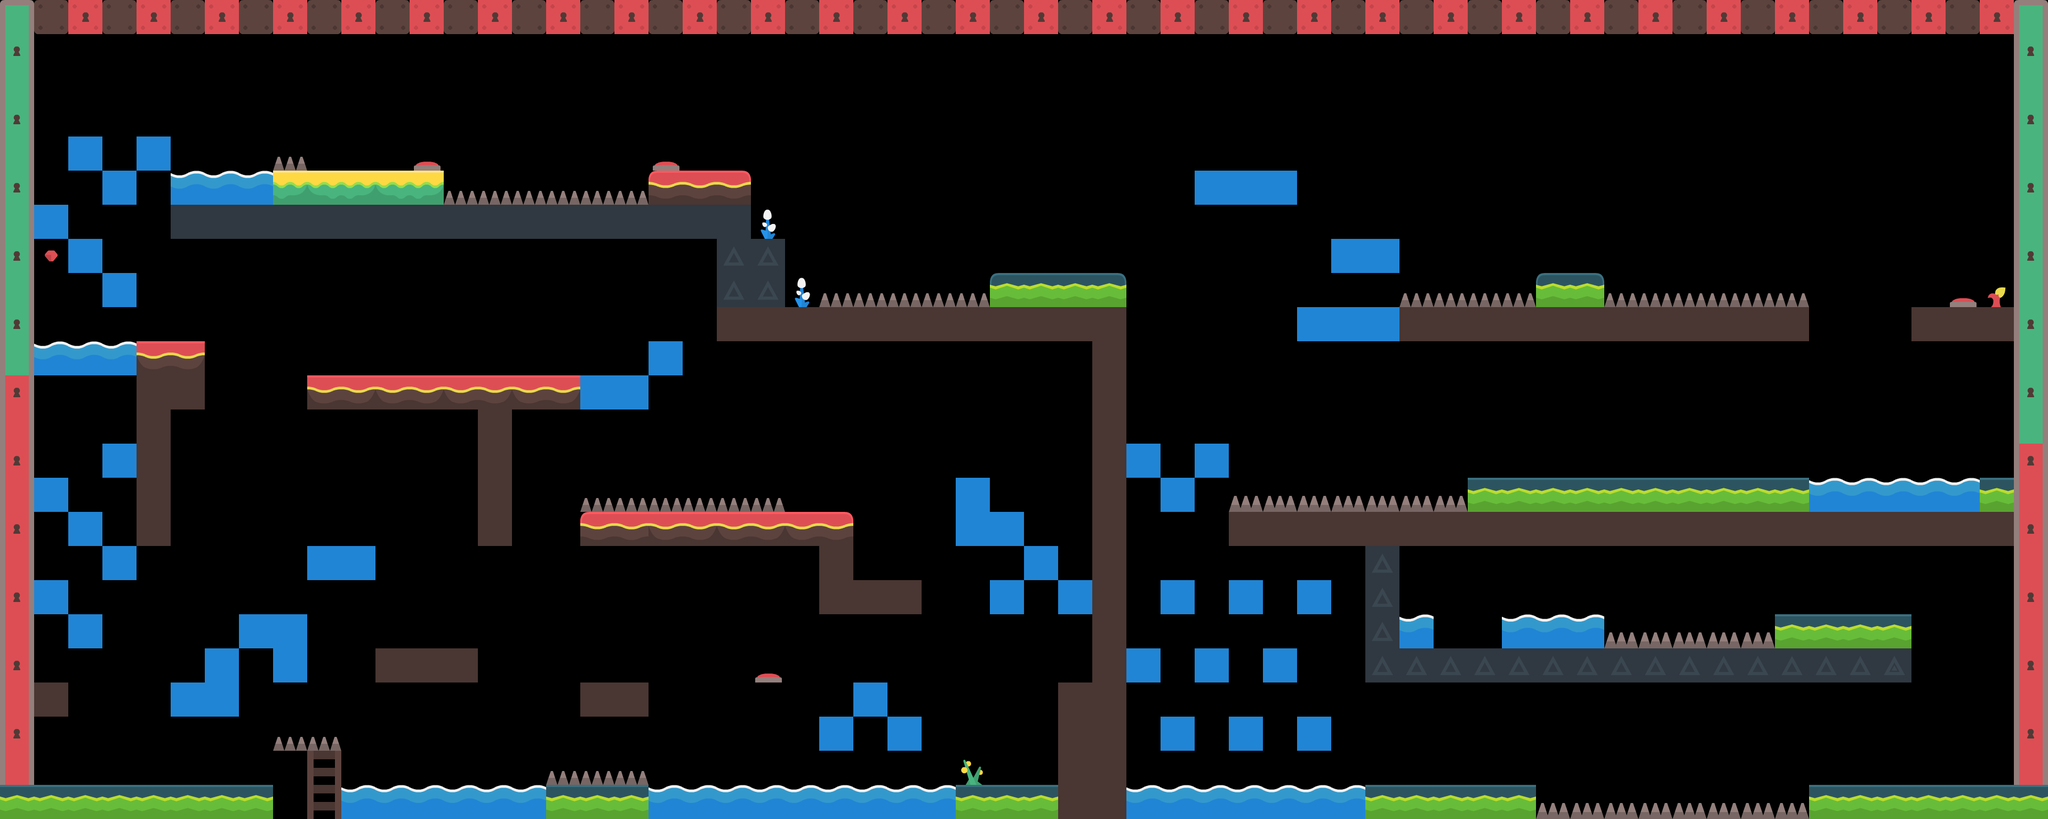

Rendered tile map (Tiled .tmx) drawn with the repository's tilesets; below, a short description and the map source with its tile grids summarised:
An orthogonal 60x24 tile map with 64x64 px tiles, 1 tile layer (layer1), 3 tilesets and 227 objects (64x b, 50x f, 34x a, 28x c, 20x d, ...).

<map version="1.0" orientation="orthogonal" renderorder="right-down" width="60" height="24" tilewidth="64" tileheight="64">
 <tileset firstgid="1" name="tilesheet_complete" tilewidth="64" tileheight="64">
  <image source="Abstract/Tilesheet/tilesheet_complete.png" width="1408" height="768" />
 </tileset>
 <tileset firstgid="265" name="fluidBrown" tilewidth="64" tileheight="64">
  <image source="Abstract/PNG/Other/fluidBrown.png" width="64" height="64" />
 </tileset>
 <tileset firstgid="266" name="fluidBrown" tilewidth="64" tileheight="64">
  <image source="Abstract/PNG/Other/fluidBrown.png" width="64" height="64" />
 </tileset>
 <layer name="layer1" width="60" height="24">
  <data>[1440 cells, 458 non-empty, 31 distinct tile ids]</data>
 </layer>
 <objectgroup name="objects layer">
  <object name="rigid" type="b" x="0" y="0" width="64" height="1472">
   <properties>
    <property name="bord" value="1" />
   </properties>
  </object>
  <object name="rigid" type="b" x="64" y="0" width="3712" height="64">
   <properties>
    <property name="bord" value="1" />
   </properties>
  </object>
  <object name="rigid" type="b" x="3776" y="0" width="64" height="1472">
   <properties>
    <property name="bord" value="1" />
   </properties>
  </object>
  <object name="rigid" type="a" x="0" y="1472" width="512" height="64">
   <properties>
    <property name="bord" value="1" />
   </properties>
  </object>
  <object name="rigid" type="a" x="64" y="1280" width="64" height="64">
   <properties>
    <property name="bord" value="1" />
   </properties>
  </object>
  <object name="rigid" type="a" x="256" y="640" width="128" height="128">
   <properties>
    <property name="bord" value="1" />
   </properties>
  </object>
  <object name="rigid" type="a" x="256" y="768" width="64" height="256">
   <properties>
    <property name="bord" value="1" />
   </properties>
  </object>
  <object name="rigid" type="a" x="320" y="384" width="1088" height="64">
   <properties>
    <property name="bord" value="1" />
   </properties>
  </object>
  <object name="rigid" type="a" x="512" y="320" width="320" height="64">
   <properties>
    <property name="bord" value="1" />
   </properties>
  </object>
  <object name="rigid" type="a" x="1216" y="320" width="192" height="64">
   <properties>
    <property name="bord" value="1" />
   </properties>
  </object>
  <object name="rigid" type="a" x="1344" y="448" width="128" height="128">
   <properties>
    <property name="bord" value="1" />
   </properties>
  </object>
  <object name="rigid" type="a" x="576" y="704" width="512" height="64">
   <properties>
    <property name="bord" value="1" />
   </properties>
  </object>
  <object name="rigid" type="a" x="896" y="768" width="64" height="256">
   <properties>
    <property name="bord" value="1" />
   </properties>
  </object>
  <object name="rigid" type="a" x="704" y="1216" width="192" height="64">
   <properties>
    <property name="bord" value="1" />
   </properties>
  </object>
  <object name="rigid" type="a" x="1088" y="960" width="512" height="64">
   <properties>
    <property name="bord" value="1" />
   </properties>
  </object>
  <object name="rigid" type="a" x="1088" y="1280" width="128" height="64">
   <properties>
    <property name="bord" value="1" />
   </properties>
  </object>
  <object name="rigid" type="a" x="1024" y="1472" width="192" height="64">
   <properties>
    <property name="bord" value="1" />
   </properties>
  </object>
  <object name="rigid" type="a" x="1536" y="1024" width="64" height="64">
   <properties>
    <property name="bord" value="1" />
   </properties>
  </object>
  <object name="rigid" type="a" x="1536" y="1088" width="192" height="64">
   <properties>
    <property name="bord" value="1" />
   </properties>
  </object>
  <object name="rigid" type="a" x="1344" y="576" width="768" height="64">
   <properties>
    <property name="bord" value="1" />
   </properties>
  </object>
  <object name="rigid" type="a" x="2048" y="640" width="64" height="576">
   <properties>
    <property name="bord" value="1" />
   </properties>
  </object>
  <object name="rigid" type="a" x="1984" y="1280" width="64" height="252">
   <properties>
    <property name="bord" value="1" />
   </properties>
  </object>
  <object name="rigid" type="a" x="1792" y="1472" width="192" height="64">
   <properties>
    <property name="bord" value="1" />
   </properties>
  </object>
  <object name="rigid" type="a" x="576" y="1408" width="64" height="128">
   <properties>
    <property name="bord" value="1" />
   </properties>
  </object>
  <object name="rigid" type="a" x="1856" y="512" width="256" height="64">
   <properties>
    <property name="bord" value="1" />
   </properties>
  </object>
  <object name="rigid" type="a" x="2624" y="576" width="768" height="64">
   <properties>
    <property name="bord" value="1" />
   </properties>
  </object>
  <object name="rigid" type="a" x="2880" y="512" width="128" height="64">
   <properties>
    <property name="bord" value="1" />
   </properties>
  </object>
  <object name="crak" type="b" gid="216" x="64" y="832" width="64" height="64">
   <properties>
    <property name="breaker" value="2" />
   </properties>
  </object>
  <object name="crak" type="b" gid="216" x="128" y="832" width="64" height="64">
   <properties>
    <property name="breaker" value="2" />
   </properties>
  </object>
  <object name="crak" type="b" gid="216" x="384" y="769" width="64" height="64">
   <properties>
    <property name="breaker" value="2" />
   </properties>
  </object>
  <object name="crak" type="b" gid="216" x="448" y="769" width="64" height="64">
   <properties>
    <property name="breaker" value="2" />
   </properties>
  </object>
  <object name="crak" type="b" gid="216" x="512" y="769" width="64" height="64">
   <properties>
    <property name="breaker" value="2" />
   </properties>
  </object>
  <object name="crak" type="b" gid="216" x="704" y="1216" width="64" height="64">
   <properties>
    <property name="breaker" value="2" />
   </properties>
  </object>
  <object name="crak" type="b" gid="216" x="768" y="1216" width="64" height="64">
   <properties>
    <property name="breaker" value="2" />
   </properties>
  </object>
  <object name="crak" type="b" gid="216" x="832" y="1216" width="64" height="64">
   <properties>
    <property name="breaker" value="2" />
   </properties>
  </object>
  <object name="crak" type="b" gid="216" x="1024" y="1408" width="64" height="64">
   <properties>
    <property name="breaker" value="2" />
   </properties>
  </object>
  <object name="crak" type="b" gid="216" x="960" y="1408" width="64" height="64">
   <properties>
    <property name="breaker" value="2" />
   </properties>
  </object>
  <object name="crak" type="b" gid="216" x="896" y="1408" width="64" height="64">
   <properties>
    <property name="breaker" value="2" />
   </properties>
  </object>
  <object name="crak" type="b" gid="216" x="320" y="256" width="64" height="64">
   <properties>
    <property name="breaker" value="2" />
   </properties>
  </object>
  <object name="crak" type="b" gid="216" x="384" y="256" width="64" height="64">
   <properties>
    <property name="breaker" value="2" />
   </properties>
  </object>
  <object name="crak" type="b" gid="216" x="448" y="256" width="64" height="64">
   <properties>
    <property name="breaker" value="2" />
   </properties>
  </object>
  <object name="crak" type="b" gid="216" x="512" y="256" width="64" height="64">
   <properties>
    <property name="breaker" value="2" />
   </properties>
  </object>
  <object name="crak" type="b" gid="216" x="1920" y="1344" width="64" height="64">
   <properties>
    <property name="breaker" value="2" />
   </properties>
  </object>
  </objectgroup>
</map>
<!-- 184 of 227 objects omitted -->
